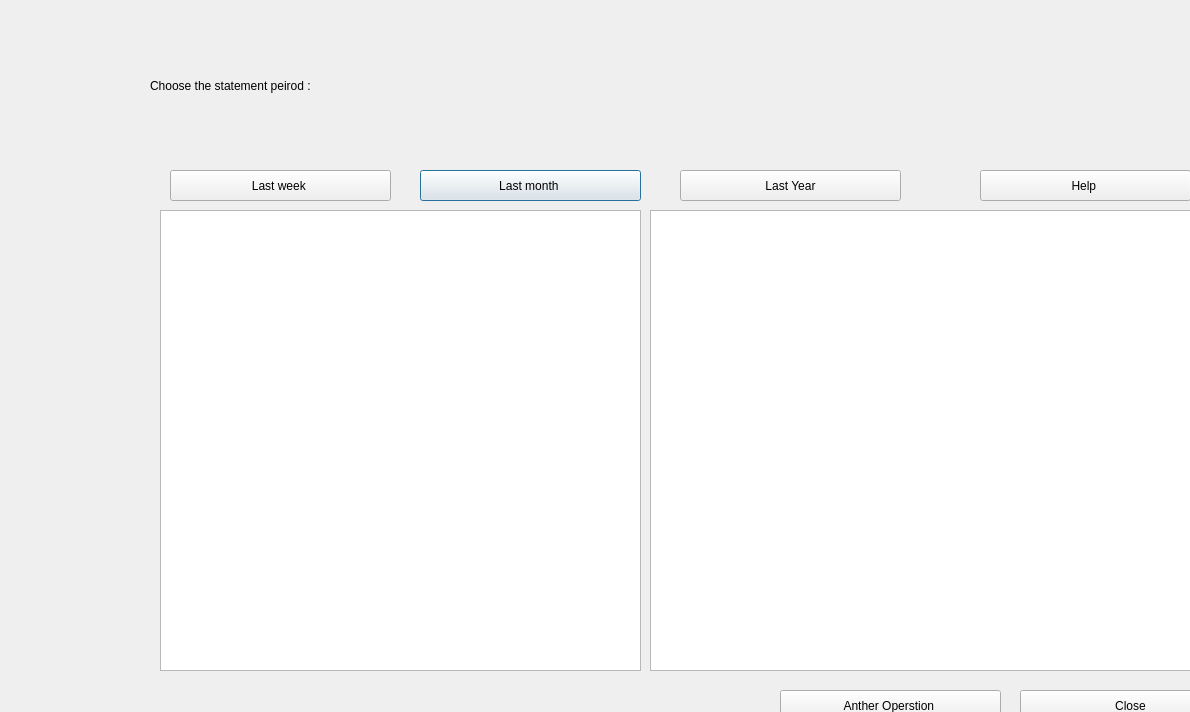
<?xml version="1.0" encoding="UTF-8"?>
<ui version="4.0">
 <class>AccountStatment</class>
 <widget class="QDialog" name="AccountStatment">
  <property name="geometry">
   <rect>
    <x>0</x>
    <y>0</y>
    <width>1190</width>
    <height>712</height>
   </rect>
  </property>
  <property name="windowTitle">
   <string>Dialog</string>
  </property>
  <property name="styleSheet">
   <string notr="true">border-image: url(:/new/prefix1/ATM/New folder/New folder/istockphoto-1307245503-612x612 (1).jpg);</string>
  </property>
  <widget class="QLabel" name="label">
   <property name="geometry">
    <rect>
     <x>150</x>
     <y>40</y>
     <width>711</width>
     <height>91</height>
    </rect>
   </property>
   <property name="styleSheet">
    <string notr="true">border-image: url(:/1/ATM/ATM_data.xlsx);
font: 700 24pt &quot;Segoe UI&quot;;
color: rgb(0, 500, 110);</string>
   </property>
   <property name="text">
    <string>Choose the statement peirod :</string>
   </property>
  </widget>
  <widget class="QPushButton" name="LastMonth">
   <property name="geometry">
    <rect>
     <x>420</x>
     <y>170</y>
     <width>221</width>
     <height>31</height>
    </rect>
   </property>
   <property name="styleSheet">
    <string notr="true">border-image: url(:/1/ATM/ATM_data.xlsx);
font: 700 20pt &quot;Segoe UI&quot;;
color: rgb(0, 500, 110);</string>
   </property>
   <property name="text">
    <string>Last month </string>
   </property>
  </widget>
  <widget class="QPushButton" name="LastWeek">
   <property name="geometry">
    <rect>
     <x>170</x>
     <y>170</y>
     <width>221</width>
     <height>31</height>
    </rect>
   </property>
   <property name="styleSheet">
    <string notr="true">border-image: url(:/1/ATM/ATM_data.xlsx);
font: 700 20pt &quot;Segoe UI&quot;;
color: rgb(0, 500, 110);</string>
   </property>
   <property name="text">
    <string>Last week </string>
   </property>
  </widget>
  <widget class="QPushButton" name="pushButton_6">
   <property name="geometry">
    <rect>
     <x>1020</x>
     <y>690</y>
     <width>221</width>
     <height>31</height>
    </rect>
   </property>
   <property name="styleSheet">
    <string notr="true">border-image: url(:/1/ATM/ATM_data.xlsx);
font: 700 20pt &quot;Segoe UI&quot;;
color: rgb(0, 500, 110);</string>
   </property>
   <property name="text">
    <string>Close</string>
   </property>
  </widget>
  <widget class="QPushButton" name="LastYear">
   <property name="geometry">
    <rect>
     <x>680</x>
     <y>170</y>
     <width>221</width>
     <height>31</height>
    </rect>
   </property>
   <property name="styleSheet">
    <string notr="true">border-image: url(:/1/ATM/ATM_data.xlsx);
font: 700 20pt &quot;Segoe UI&quot;;
color: rgb(0, 500, 110);</string>
   </property>
   <property name="text">
    <string>Last Year</string>
   </property>
  </widget>
  <widget class="QTextEdit" name="view">
   <property name="geometry">
    <rect>
     <x>160</x>
     <y>210</y>
     <width>481</width>
     <height>461</height>
    </rect>
   </property>
   <property name="styleSheet">
    <string notr="true">border-image: url(:/new/prefix3/ATM/note/last Month.txt);</string>
   </property>
  </widget>
  <widget class="QTextEdit" name="Help_2">
   <property name="geometry">
    <rect>
     <x>650</x>
     <y>210</y>
     <width>591</width>
     <height>461</height>
    </rect>
   </property>
   <property name="styleSheet">
    <string notr="true">border-image: url(:/new/prefix3/ATM/note/last Month.txt);</string>
   </property>
  </widget>
  <widget class="QPushButton" name="Help">
   <property name="geometry">
    <rect>
     <x>980</x>
     <y>170</y>
     <width>211</width>
     <height>31</height>
    </rect>
   </property>
   <property name="styleSheet">
    <string notr="true">border-image: url(:/1/ATM/ATM_data.xlsx);
font: 700 20pt &quot;Segoe UI&quot;;
color: rgb(0, 500, 110);</string>
   </property>
   <property name="text">
    <string>Help </string>
   </property>
  </widget>
  <widget class="QPushButton" name="AntherOperation">
   <property name="geometry">
    <rect>
     <x>780</x>
     <y>690</y>
     <width>221</width>
     <height>31</height>
    </rect>
   </property>
   <property name="styleSheet">
    <string notr="true">border-image: url(:/1/ATM/ATM_data.xlsx);
font: 700 18pt &quot;Segoe UI&quot;;
color: rgb(0, 500, 110);</string>
   </property>
   <property name="text">
    <string>Anther Operstion </string>
   </property>
  </widget>
 </widget>
 <resources/>
 <connections/>
</ui>
